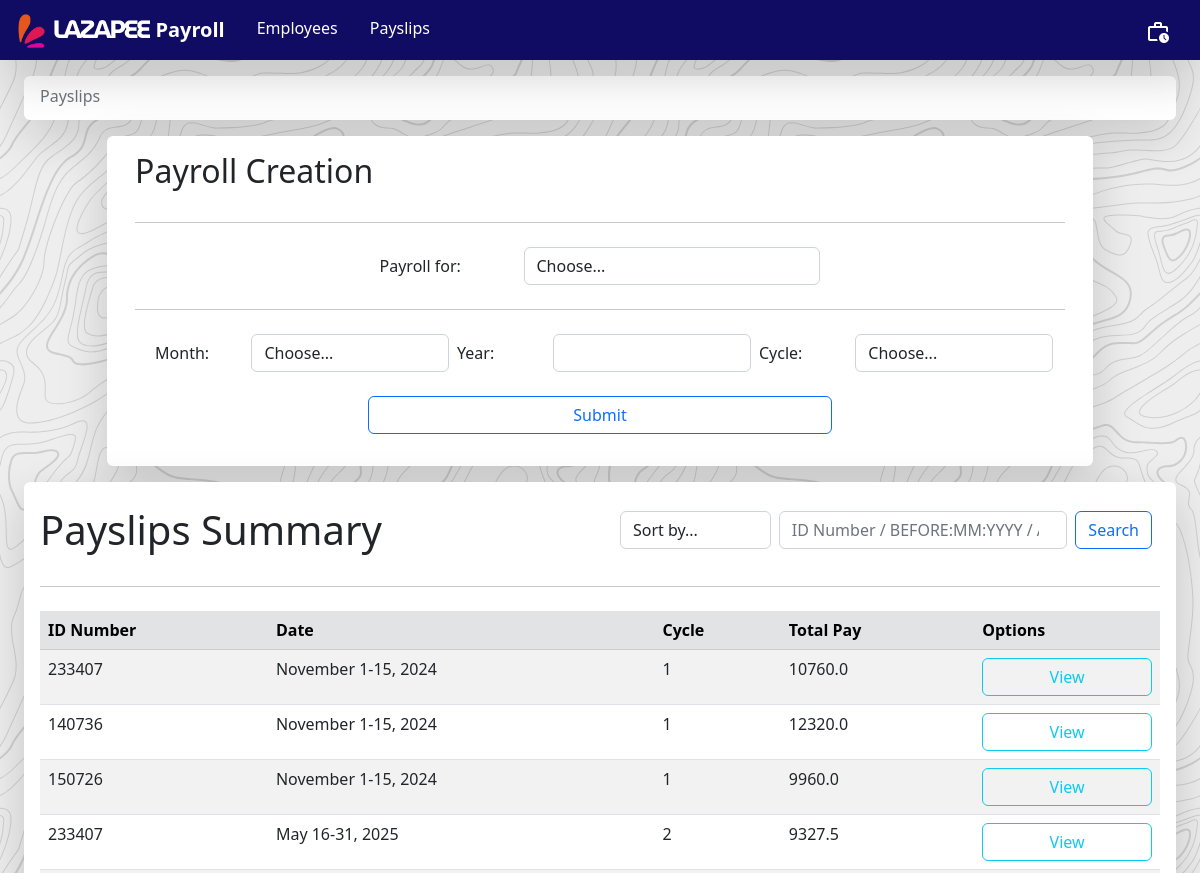
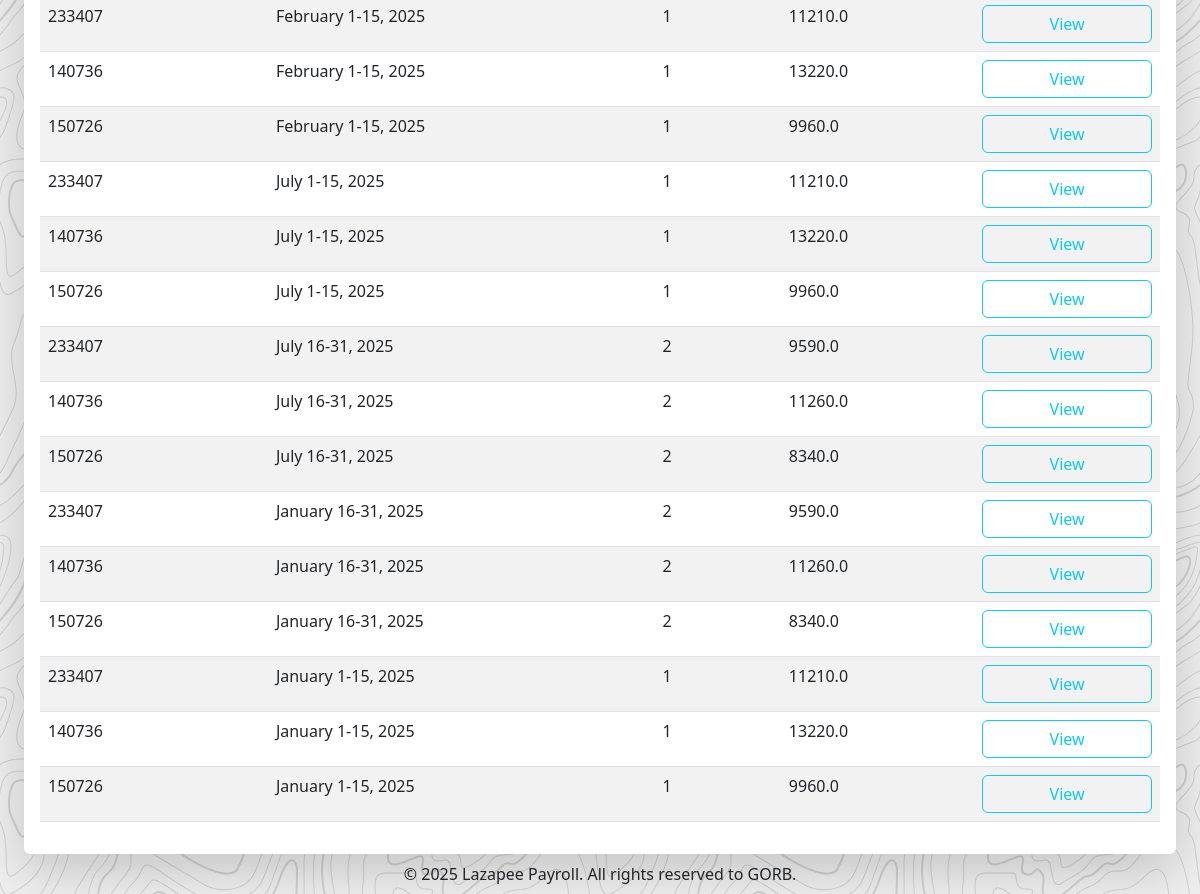
Before: /payslips with the older database file (2 pictures, top to bottom).
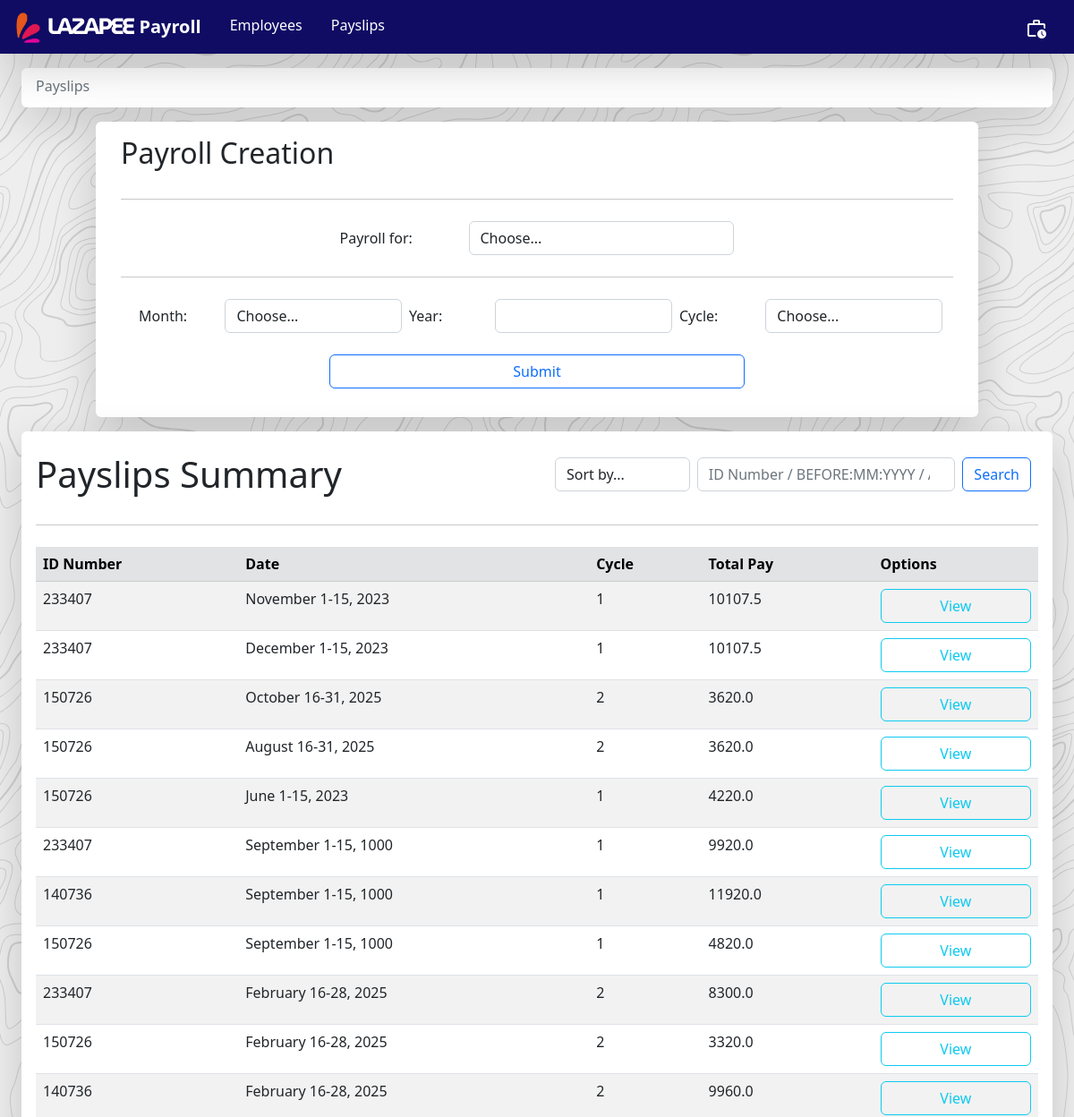
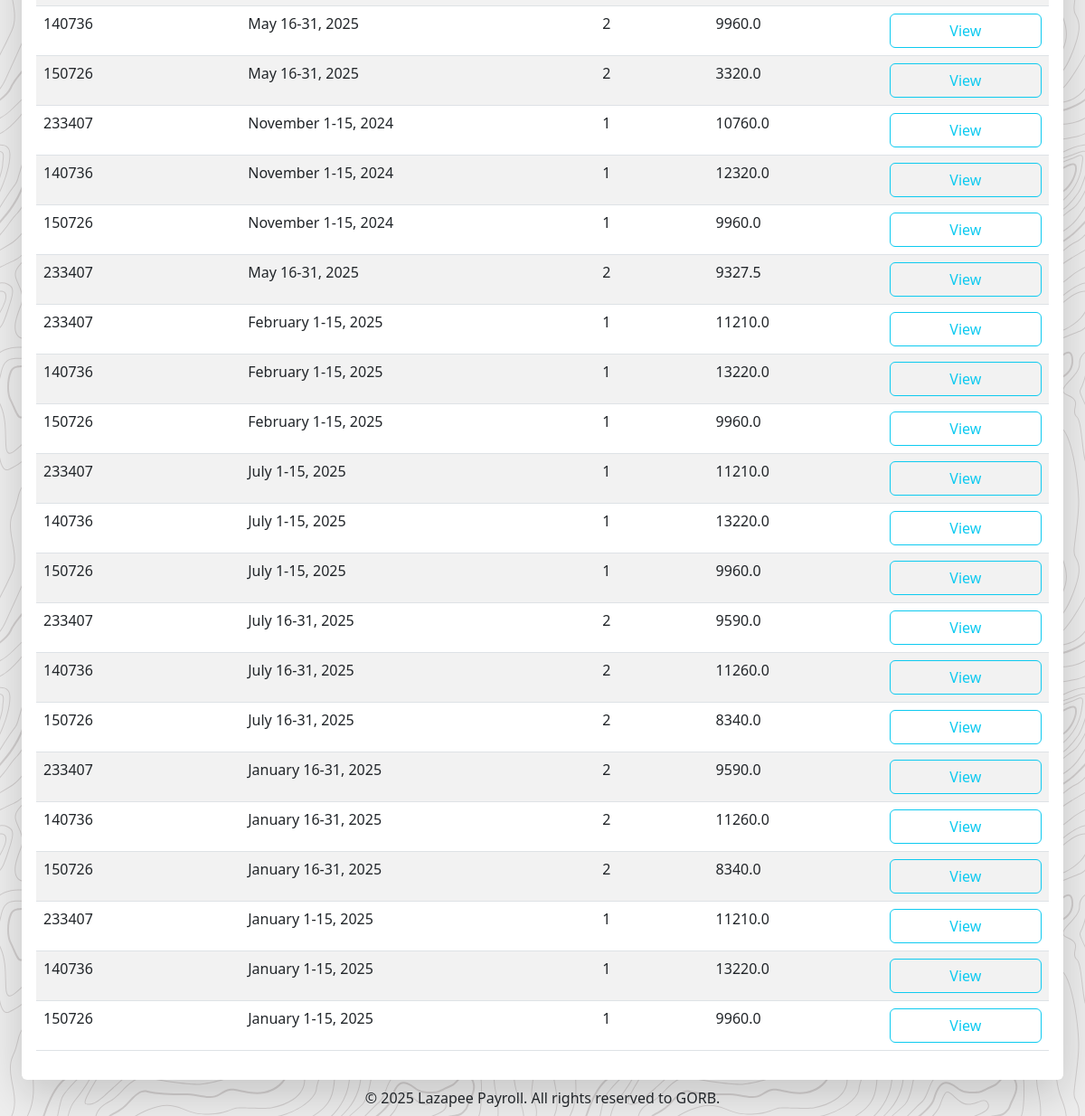
After: the same page with the newer database file (2 pictures, top to bottom).
### payroll_app/models.py (models this page shows, shortened)
class Payslip(models.Model):
    id_number = models.ForeignKey(Employee, on_delete=models.CASCADE)
    employee_name = models.CharField(max_length = 300) ##ADDITIONAL FIELD (Why? So the name of employee at the time of generation is hard-coded in each payslip.)
    month = models.CharField(max_length = 300)
    month_integer_reference = models.IntegerField() ##ADDITIONAL FIELD (Why? So we are able to sort the payslips in manner of time. E.g. Jan = 1, Feb = 2, ...)
    date_range = models.CharField(max_length = 300)
    year = models.CharField(max_length = 300)
    pay_cycle = models.IntegerField()
    rate = models.FloatField()
    earnings_allowance = models.FloatField()
    deductions_tax = models.FloatField()
    deductions_health = models.FloatField()
    pag_ibig = models.FloatField()
    sss = models.FloatField()
    overtime = models.FloatField()
    total_pay = models.FloatField()
    def getIDNumber(self):
        return self.id_number.getID()
    def getMonth(self):
        return self.month
    def getDate_range(self):
        return self.date_range
    def getYear(self):
        return self.year
    def getPay_cycle(self):
        return self.pay_cycle
    def getTotal_pay(self):
        return self.total_pay

class Employee(models.Model):
    name = models.CharField(max_length = 300)
    id_number = models.CharField(max_length = 300, unique = True)
    rate = models.FloatField()
    overtime_pay = models.FloatField(null=True)
    allowance = models.FloatField(null=True)
    def getName(self):
        return self.name
    def getID(self):
        return self.id_number

### payroll_app/views.py (the view)
# urls.py: path('payslips', views.payslips_page,  name='payslips'),
def payslips_page(request):
    global history
    global account
    months = ['January', 'February', 'March', 'April', 'May', 'June', 'July', 'August', 'September', 'October', 'November', 'December']
    payslips = Payslip.objects.all().order_by('-pk')
    employees = Employee.objects.all()
    if (request.method=="POST"):
        button = request.POST.get("button")
        sorting = request.POST.get("sort")
        if button == "search":
            creds = request.POST.get("Search")
            if ":" in creds:
                creds = creds.upper().split(":")
                if "BEFORE" in creds:
                    if len(creds) > 1:
                        if len(creds[1]) == 2 and creds[1].isdigit():
                            if len(creds[2]) == 4 and creds[2].isdigit():
                                payslips = Payslip.objects.filter(month_integer_reference__lte=int(creds[1]), year__lte=int(creds[2])).order_by('-year', 'month_integer_reference', 'pay_cycle')
                            else:
                                payslips = Payslip.objects.filter(month_integer_reference__lte=int(creds[1])).order_by('-year', 'month_integer_reference', 'pay_cycle')
                        elif len(creds[1]) == 4 and creds[1].isdigit():
                            payslips = Payslip.objects.filter(year__lte=int(creds[1]))
                elif "AFTER" in creds:
                    if len(creds) > 1:
                        if len(creds[1]) == 2 and creds[1].isdigit():
                            if len(creds[2]) == 4 and creds[2].isdigit():
                                payslips = Payslip.objects.filter(month_integer_reference__gte=int(creds[1]), year__gte=int(creds[2])).order_by('-year', 'month_integer_reference', 'pay_cycle')
                            else:
                                payslips = Payslip.objects.filter(month_integer_reference__gte=int(creds[1])).order_by('-year', 'month_integer_reference', 'pay_cycle')
                        elif len(creds[1]) == 4 and creds[1].isdigit():
                            payslips = Payslip.objects.filter(year__gte=int(creds[1]))
                elif "BETWEEN" in creds:
                    if len(creds) == 5:
                        if creds[1].isdigit() and creds[2].isdigit() and creds[3].isdigit() and creds[4].isdigit():
                            if len(creds[1]) == 2 and len(creds[3]) == 2:
                                if len(creds[2]) == 4 and len(creds[4]) == 4:
                                    payslips = Payslip.objects.filter(month_integer_reference__range=(int(creds[1]), int(creds[3])), year__range=(int(creds[2]), int(creds[4]))).order_by('-year', 'month_integer_reference', 'pay_cycle')
                    elif len(creds) == 3:
                        if len(creds[1]) == 4 and len(creds[2]) == 4 and creds[1].isdigit() and creds[2].isdigit():
                            payslips = Payslip.objects.filter(year__range=(int(creds[1]), int(creds[2])))
            else:
                employee = Employee.objects.filter(id_number=creds)
                if employee:
                    payslips = Payslip.objects.filter(id_number=employee[0])
            if sorting == "new":
                payslips = payslips.order_by('-year', '-month_integer_reference', '-pay_cycle')
            elif sorting == "old":
                payslips = payslips.order_by('year', 'month_integer_reference', 'pay_cycle')
            elif sorting == "recent":
                payslips = payslips.order_by('-pk')
            return render(request, 'payroll_app/payslips_page.html', {'payslips':payslips, 'employees':employees, 'months':months, 'history':history, 'account':account})
        elif button == "create":
            months_as_integers = {'January':1, 'February':2, 'March':3, 'April':4, 'May':5, 'June':6, 'July':7, 'August':8, 'September':9, 'October':10, 'November':11, 'December':12}
            id_number = request.POST.get("employee")
            month = request.POST.get("month")
            year = int(request.POST.get("year"))
            cycle = int(request.POST.get("cycle"))
            month_integer_reference = months_as_integers[month]
            if id_number == "all":
                employee_list = Employee.objects.all()
            else:
                employee_list = [Employee.objects.get(id_number=id_number)]
            for e in employee_list:
                employee = e
                if Payslip.objects.filter(id_number=employee, month=month, year=year, pay_cycle=cycle).exists() and len(employee_list) == 1:
                    return render(request, 'payroll_app/payslips_page.html', {'payslips':payslips, 'employees':employees, 'months':months, 'message':'Payslip already exists!', 'history':history, 'account':account})
                elif Payslip.objects.filter(id_number=employee, month=month, year=year, pay_cycle=cycle).exists() and len(employee_list) > 1:
                    pass
                else:
                    rate = employee.getRate()
                    overtime = employee.getOvertime()
                    allowance = employee.getAllowance()
                    if cycle == 2:
                        date_range = '16-31' if month in ['January', 'March', 'May', 'July','August', 'October', 'December'] else '16-29' if (month == 'February' and (year%4==0 and (year%400==0 or year%100!=0))) else '16-28' if month=='February' else '16-30'
                        philhealth = employee.getRate() * 0.04
                        sss = employee.getRate() * 0.045
                        deductions_tax = ((rate/2) + allowance + overtime - philhealth - sss) * 0.2
                        total_pay = ((rate/2) + allowance + overtime - philhealth - sss) - deductions_tax
                        Payslip.objects.create(id_number=employee, employee_name = employee.getName(), month=month, date_range=date_range, year=year, pay_cycle=cycle, rate=rate, earnings_allowance=allowance, deductions_tax=deductions_tax, deductions_health=philhealth, pag_ibig=0, sss=sss, overtime=overtime, total_pay=total_pay, month_integer_reference=month_integer_reference)
                    elif cycle == 1:
                        date_range = '1-15'
                        pag_ibig = 100
                        deductions_tax = ((rate/2) + allowance + overtime - pag_ibig) * 0.2
                        total_pay = ((rate/2) + allowance + overtime - pag_ibig) - deductions_tax
                        Payslip.objects.create(id_number=employee, employee_name = employee.getName(), month=month, date_range=date_range, year=year, pay_cycle=cycle, rate=rate, earnings_allowance=allowance, deductions_tax=deductions_tax, deductions_health=0, pag_ibig=pag_ibig, sss=0, overtime=overtime, total_pay=total_pay, month_integer_reference=month_integer_reference)
                    history.append("Created payslip for {} for {} {}, {}, Cycle {}".format(employee.getName(), month, date_range, year, cycle))
                    if len(history) > 5:
                        history.pop(0)
                    Employee.objects.filter(id_number=employee.getID()).update(overtime_pay=0)
            employees = Employee.objects.all()
            return render(request, 'payroll_app/payslips_page.html', {'payslips':payslips, 'employees':employees, 'months':months, 'message':'Payslip successfully created!', 'history':history, 'account':account})
    else:
        return render(request, 'payroll_app/payslips_page.html', {'payslips':payslips, 'employees':employees, 'months':months, 'history':history})

### payroll_app/templates/payroll_app/payslips_page.html (shortened to what the changed rows need)
{% extends 'payroll_app/base.html' %}
{% load static %}
    {% block create %}
    <div class="container-fluid d-flex justify-content-center w-100 div-animation">
        <div class="navbar mt-3 mx-4 p-3 shadow-lg rounded w-70" style="background-color: white">
            <div class="container-fluid">
                <h2>Payroll Creation</h2>
            </div>
        </div>
    </div>
    {% endblock %}
    {% block content %}
        <div class="navbar mt-3 mx-4 p-3 shadow-lg rounded div-animation" style="background-color: white">
            <div class="w-100">
                <div class="row align-items-center">
                    <div class="col">
                        <h1 class="mt-2">Payslips Summary</h1>
                    </div>
                </div>
            </div>
            <table class="table table-hover table-striped">
                <thead class="table-secondary">
                    <th scope="col"> ID Number </th>
                    <th scope="col"> Date </th>
                    <th scope="col"> Cycle </th>
                    <th scope="col"> Total Pay </th>
                    <th scope="col"> Options </th>
                </thead>
                <tbody>
                    {% for p in payslips %}
                        <tr>
                            <td> {{ p.getIDNumber }} </td>
                            <td> {{ p.getMonth }} {{ p.getDate_range }}, {{ p.getYear }} </td>
                            <td> {{ p.getPay_cycle }} </td>
                            <td> {{ p.getTotal_pay }} </td>
                            <td>
                                <a href="{% url 'view_payslip' pk=p.pk %}" class="btn btn-outline-info px-3 mr-3 w-100">View</a>
                            </td>
                        </tr>
                    {% endfor %}
                </tbody>
            </table>
        </div>
    {% endblock %}

Changed rows visible on the page:
added Payslip: getIDNumber "233407", getMonth "November", getDate_range "1-15", getYear "2023", getPay_cycle "1", getTotal_pay "10107.5"
added Payslip: getIDNumber "233407", getMonth "December", getDate_range "1-15", getYear "2023", getPay_cycle "1", getTotal_pay "10107.5"
added Payslip: getIDNumber "150726", getMonth "October", getDate_range "16-31", getYear "2025", getPay_cycle "2", getTotal_pay "3620.0"
added Payslip: getIDNumber "150726", getMonth "August", getDate_range "16-31", getYear "2025", getPay_cycle "2", getTotal_pay "3620.0"
added Payslip: getIDNumber "150726", getMonth "June", getDate_range "1-15", getYear "2023", getPay_cycle "1", getTotal_pay "4220.0"
added Payslip: getIDNumber "233407", getMonth "September", getDate_range "1-15", getYear "1000", getPay_cycle "1", getTotal_pay "9920.0"
added Payslip: getIDNumber "140736", getMonth "September", getDate_range "1-15", getYear "1000", getPay_cycle "1", getTotal_pay "11920.0"
added Payslip: getIDNumber "150726", getMonth "September", getDate_range "1-15", getYear "1000", getPay_cycle "1", getTotal_pay "4820.0"
added Payslip: getIDNumber "233407", getMonth "February", getDate_range "16-28", getYear "2025", getPay_cycle "2", getTotal_pay "8300.0"
added Payslip: getIDNumber "150726", getMonth "February", getDate_range "16-28", getYear "2025", getPay_cycle "2", getTotal_pay "3320.0"
added Payslip: getIDNumber "140736", getMonth "February", getDate_range "16-28", getYear "2025", getPay_cycle "2", getTotal_pay "9960.0"
added Payslip: getIDNumber "140736", getMonth "May", getDate_range "16-31", getYear "2025", getPay_cycle "2", getTotal_pay "9960.0"
added Payslip: getIDNumber "150726", getMonth "May", getDate_range "16-31", getYear "2025", getPay_cycle "2", getTotal_pay "3320.0"
